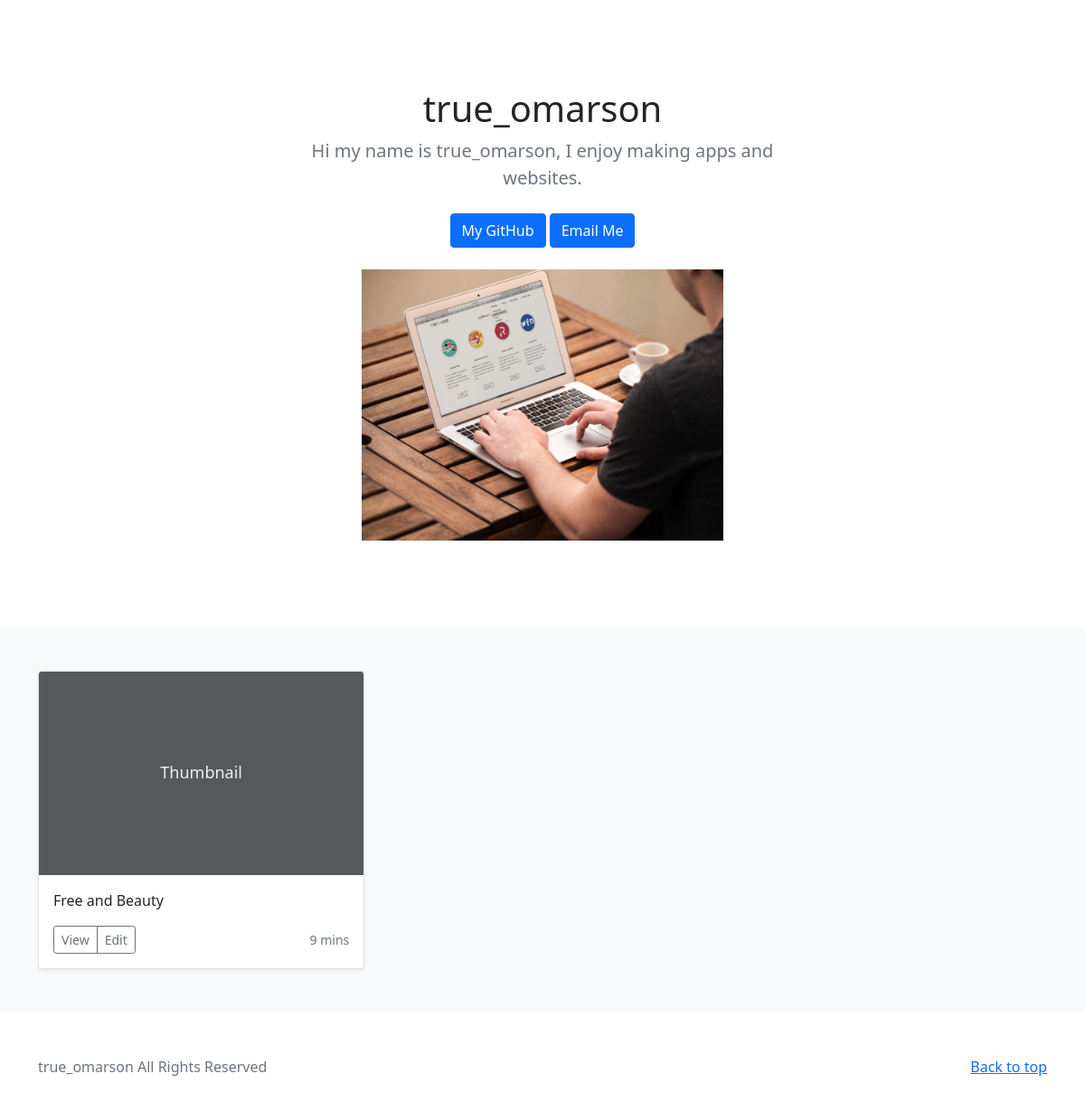
/, run on an earlier commit of the app's database.
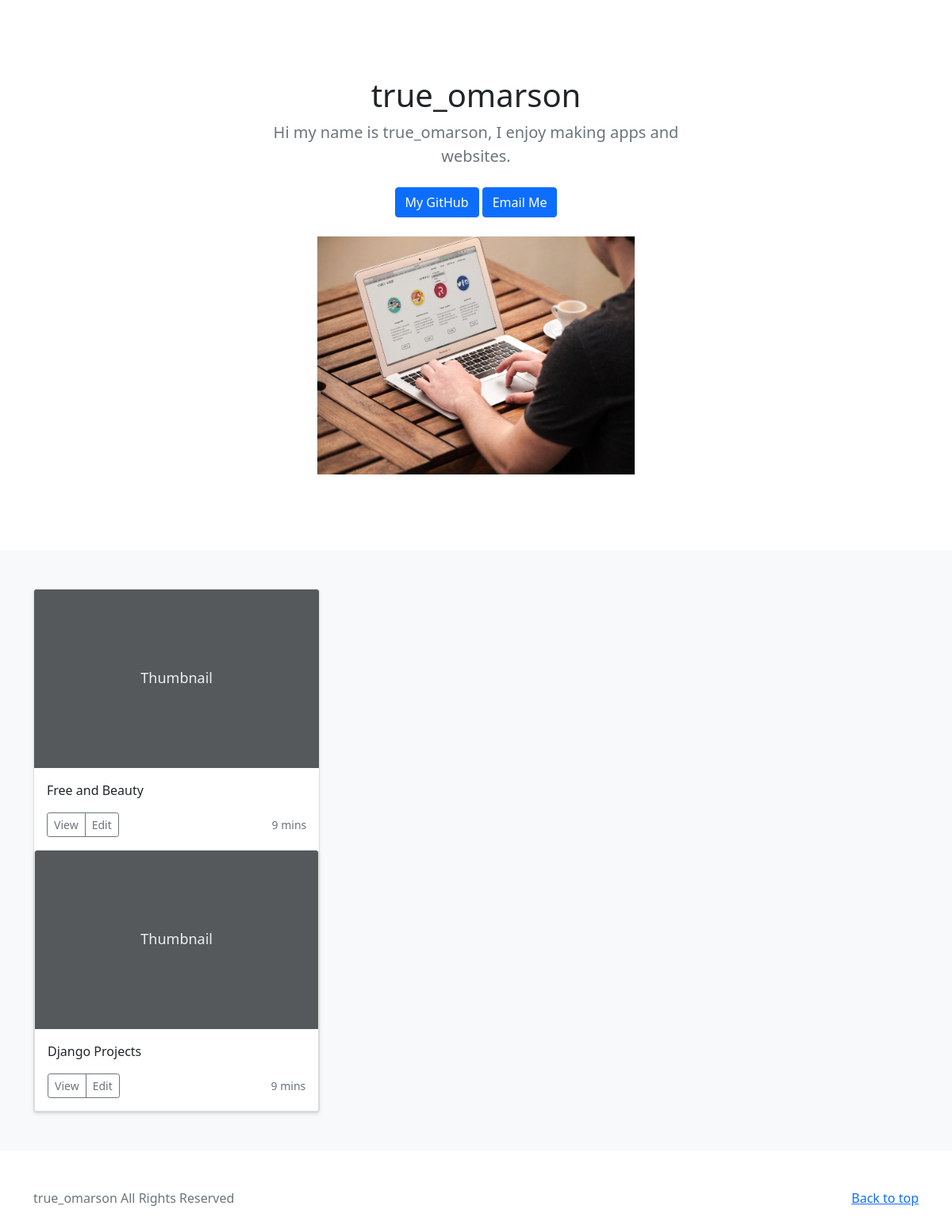
And on a later commit of the database.
### jobs/models.py (models this page shows, shortened)
class Job(models.Model):
    images = models.ImageField(upload_to='images/')
    summary = models.CharField(max_length=200)

### jobs/views.py (the view)
# urls.py: 2. Add a URL to urlpatterns:  path('', views.home, name='home')
def home(request):
    jobs = Job.objects
    return render(request, 'jobs/home.html', {'jobs': jobs})

### jobs/templates/jobs/home.html (shortened to what this page needs)
<!doctype html>
<html lang="en">
{% load static %}
<head>
    <link href="https://cdn.jsdelivr.net/npm/bootstrap@5.1.0/dist/css/bootstrap.min.css" rel="stylesheet"
>
</head>
<body>
    <main>
        <section class="py-5 text-center container">
            <div class="row py-lg-5">
                <div class="col-lg-6 col-md-8 mx-auto">
                    <h1 class="fw-light">true_omarson</h1>
                    <p class="lead text-muted">Hi my name is true_omarson, I enjoy making apps and websites.</p>
                    <p>
                        <a href="mailto:contact@true_omarson.com" class="btn btn-primary my-2">My GitHub</a>
                        <a href="https://github.com/trueomarson" class="btn btn-primary my-2">Email Me</a>
                    </p>
                    <img src="{% static 'website.jpg' %}" height=300></img>
                </div>
            </div>
        </section>
        <div class="album py-5 bg-light">
            <div class="container">
                <div class="row row-cols-1 row-cols-sm-2 row-cols-md-3 g-3">
                    {% for job in jobs.all %}
                    <div class="col">
                        <div class="card shadow-sm">
                            <svg class="bd-placeholder-img card-img-top" width="100%" height="225" role="img"
                                aria-label="Placeholder: Thumbnail" preserveAspectRatio="xMidYMid slice"
                                focusable="false">
                                <title>Placeholder</title>
                                <rect width="100%" height="100%" fill="#55595c" /><text x="50%" y="50%" fill="#eceeef"
                                    dy=".3em">Thumbnail</text>
                            </svg>
                            <div class="card-body">
                                <p class="card-text">{{ job.summary }}</p>
                                <div class="d-flex justify-content-between align-items-center">
                                    <div class="btn-group">
                                        <button type="button" class="btn btn-sm btn-outline-secondary">View</button>
                                        <button type="button" class="btn btn-sm btn-outline-secondary">Edit</button>
                                    </div>
                                    <small class="text-muted">9 mins</small>
                                </div>
                            </div>
                            {% endfor %}
                        </div>
                    </div>
                </div>
    </main>
    <footer class="text-muted py-5">
        <div class="container">
            <p class="float-end mb-1">
                <a href="#">Back to top</a>
            </p>
            <p class="mb-1">true_omarson All Rights Reserved</p>
        </div>
    </footer>
</body>
</html>

### jobs/templates/jobs/home.html (style rules this page uses)
.bd-placeholder-img { font-size: 1.125rem; text-anchor: middle; -webkit-user-select: none; -moz-user-select: none; user-select: none; }

What changed in the data, as far as the page shows it:
added Job: summary "Django Projects"
